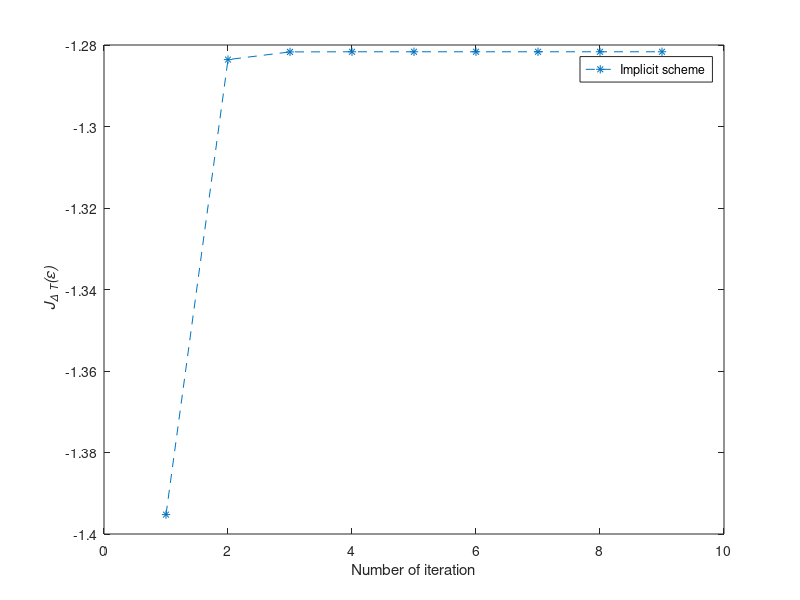

MATLAB code for this plot:
function implicit
%============= Variables =================
T	=10;
L	=200; %return to 200
t	=linspace(0,T,L);
dt	=t(2)-t(1);

H0	=[1 0;0 2];
H1	=[0 1;1 0];

alpha = 10;
y0 = [1;0];
ycible	=[0;1];

maxiter	= 9; %return to 30 after (bug after 9)
c	= ones(1,L-1)*0.3; %eps
ctil = ones(1,L-1)*0.5; %eps tilde
%division by zero in mus if c=ctilde

y=zeros(2,L);
y(:,1)=y0;
p=zeros(2,L);
p(:,L)=ycible;

psit=zeros(2,L);
psit(:,1)=expm(-(H0*dt)/(2*i))*y(:,1); %initial value

psib=zeros(2,L);
psib(:,1)=expm((H0*dt)/(2*i))*y(:,1);

chit=zeros(2,L);
chit(:,L)=expm((H0*dt)/(2*i))*p(:,L); %end value

chib=zeros(2,L);
chib(:,L)=expm(-(H0*dt)/(2*i))*p(:,L);

Jtab=zeros(1,maxiter);

%a la 10eme iteration, fzero(c) ne fonctionne plus
%fzero: zero point is not bracketed
%fonctionne lorsque l'on remplace le produit hermitien x'*M*y
%par le produit scalaire x.'*M*y
%en fait, la fonctionnelle a deja converge depuis
%et est stable, c aussi
%essayer methode de Newton ou secante
%============= Main =================
for iter=1:maxiter
  %step1
    for j=L-1:-1:1
    chib(:,j+1)=expm(-(H0*dt)/(2*i))*p(:,j+1);
    f = @(x)x+(1/alpha)*imag(chib(:,j+1)'*calculMus(c(j),x,H1,dt)*psit(:,j+1));
    if (j==L-1)
      x0=ctil(L-1);
    else
      x0=ctil(j+1);
    endif
    x=fzero(f,x0);
    ctil(j)=x;
    chit(:,j)=expm(i*H1*ctil(:,j)*dt)*chib(:,j+1);
    
    p(:,j)=expm(i*H0*dt/2)*chit(:,j);
  end
  %ctil
  
  %step2
  for j=1:L-1
    psib(:,j)=expm((H0*dt)/(2*i))*y(:,j);
    f = @(x)x+(1/alpha)*imag(chit(:,j)'*calculMus(x,ctil(j),H1,dt)*psib(:,j));
    if (j==1)
      x0=c(1);
    else
      x0=c(j-1);
    endif
    x=fzero(f,x0);
    c(j)=x;

    psit(:,j+1)=expm(-i*H1*c(:,j)*dt)*psib(:,j);
    y(:,j+1)=expm(-i*H0*dt/2)*psit(:,j+1);
  end
  %c

  %J=2-norm(ycible-y(:,L))^2 - alpha * dt * norm(c)^2;
  J=2*real(ycible'*y(:,L)) - alpha * dt * norm(c)^2;
  
  Jtab(iter)=J;
	
  plot(Jtab, '--*');
  xlabel("Number of iteration");
  ylabel ('{\it J_{\Delta T}(\epsilon)}')
  legend ("Implicit scheme");
  
  %plot(t(1:end-1),c)
  %xlabel("Temps de contrôle");
  %ylabel ('Contrôle {\it \epsilon (t)}')
  %legend ("Champ de contrôle obtenu");
  
  %plot3(t,y(1,:),y(2,:))
  %xlabel("Temps");
  %ylabel ('{\it \psi (t)}')
  %legend ("Fonction d'onde");
  
	pause(.1);
  
	fprintf(2,'Iter=%i|J=%f \n',iter,J)
end
%fprintf(1,'y(T)=%f \n',y(:,L))
%cputime ()

end

%============= Functions =================
%********** Mu star **********
function mus=calculMus(x,y,mu,dt)
  Id2 = eye (size (mu));
  mus=i*(expm(mu*(x-y)*dt/i)-Id2)/(dt*(x-y));
end
